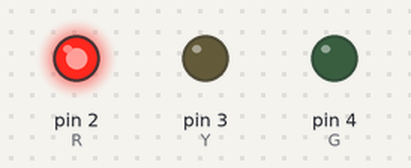
Bench run of a sketch on a simulated Arduino Uno, built with avr-gcc and run on an emulated ATmega328P. Parts: output pins drawn as LEDs (lit = HIGH).

Above: at 0.5 s.
At 1.5 s:
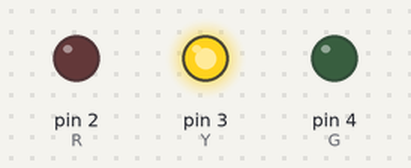
At 5.5 s:
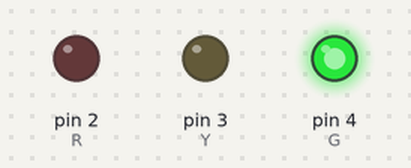
Timing chart, 0 to 6.9 s (numbered marks = the images above):
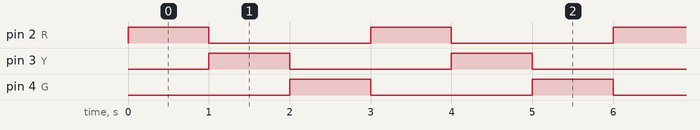

The sketch:

0.blingking_LED.ino
```cpp
int R=2;
int Y=3;
int G=4;
void setup() {

for (int i=2; i<=4; i++){
pinMode(i,OUTPUT);
}
}
void loop() {
  // put your main code here, to run repeatedly:

digitalWrite(R,HIGH);
digitalWrite(Y,LOW);
digitalWrite(G,LOW);
delay(1000);
digitalWrite(R,LOW);
digitalWrite(Y,HIGH);
digitalWrite(G,LOW);
delay(1000);
digitalWrite(R,LOW);
digitalWrite(Y,LOW);
digitalWrite(G,HIGH);
delay(1000);
}
```

Measured:
- by itself, pin 2 (R), pin 3 (Y), pin 4 (G): alternates HIGH for 1.0 s and LOW for 2.0 s
- by itself, everything shown: repeats every 3.0 s, in 3 steps
